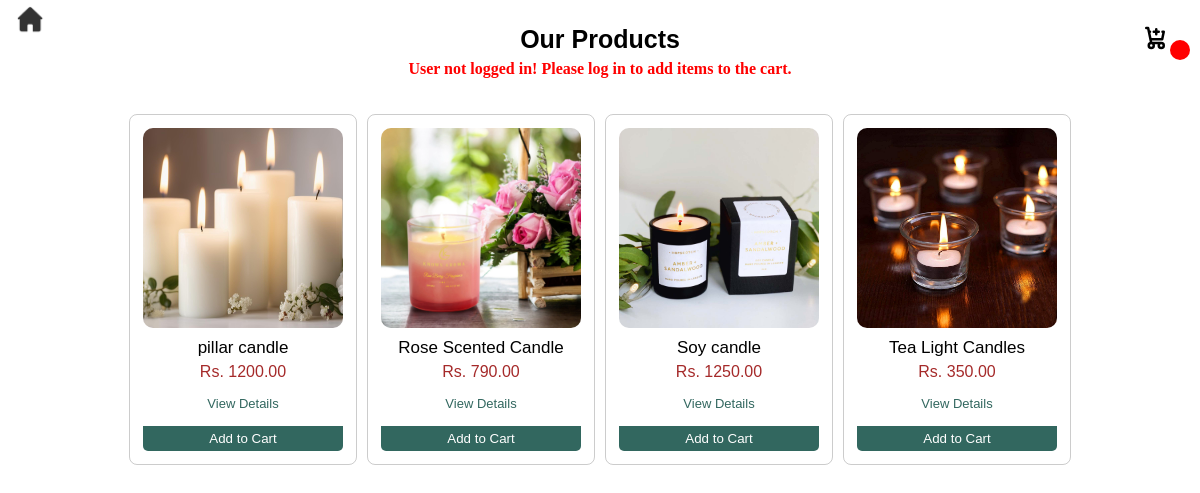
/Prod/products.php, run on an earlier commit of the app's database.
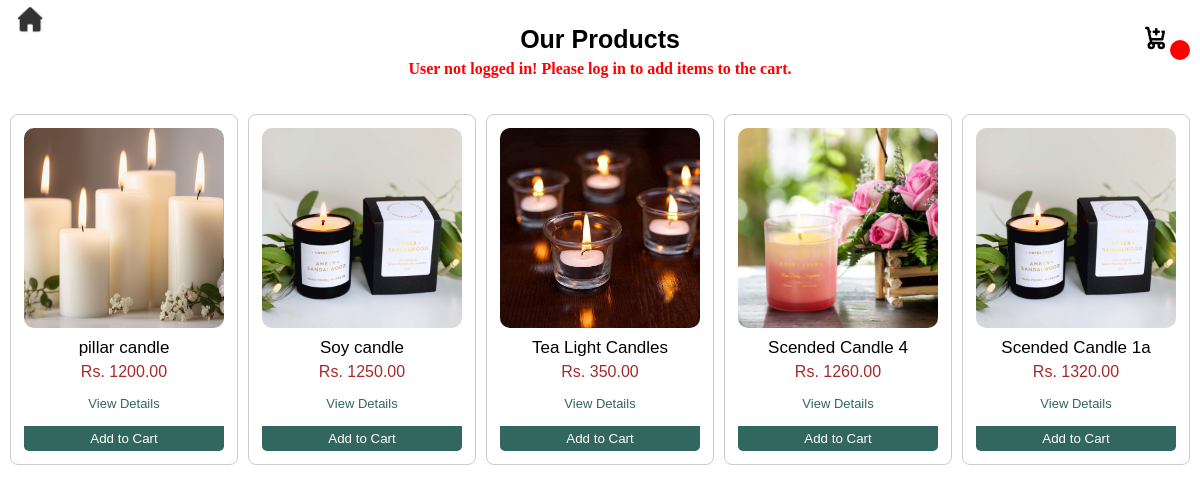
And on a later commit of the database.
### tables this page shows
CREATE TABLE `products` (
  `prod_id` int(12) NOT NULL,
  `prod_name` varchar(50) NOT NULL,
  `prod_description` varchar(200) NOT NULL,
  `prod_price` int(12) NOT NULL,
  `prod_image` varchar(255) NOT NULL,
  `prod_status` varchar(30) NOT NULL,
  `prod_category` varchar(50) DEFAULT NULL
);

### Prod/prodview.php (the view, shortened to what this page needs)
<div class="prod-page">
<?php
require_once '../db.inc.php';
$sql = "SELECT * FROM `products`";
$result = mysqli_query($conn, $sql);
if (mysqli_num_rows($result) > 0) {
    while ($row = mysqli_fetch_assoc($result)) {
        ?>
        <div class="prodlist">
            <div class="card">
                <img src="../Addmin/Addproducts/products/<?php echo $row['prod_image']; ?>"
                     alt="Product Image"
                     class="product-image">
                <h2 class="product-name"> <?php echo $row['prod_name'] ?></h2>
                <p class="prod-price"> Rs. <?php echo $row['prod_price'] ?>.00 </p>
                <form method = "POST" action="">
                        <button class="viewprod" onclick = openprod() > View Details</button>
                        <button class="addcart" type="submit" name = "addcart">Add to Cart</button>
                    </form>
                </div>
            </div>
        <?php
    }
} else {
    echo "No products found.";
}
?>
</div>

### Prod/products.php (shortened to what this page needs)
<?php
require '../db.inc.php';
$isLoggedIn = isset($_SESSION['username']);
?>
<!DOCTYPE html>
<html lang="en">
<head>
    <link rel="stylesheet" href="Products.css">
</head>
<body>
<div class="prod-page">
<?php if (!$isLoggedIn): ?>
        <div class="error-msg" style="color: red; font-weight: bold; margin:10px;">
            User not logged in! Please log in to add items to the cart.
        </div>
    <?php endif; ?>
    <div class="page1">
        <div class="head">
            <div class="header">
                <a class="Backhome" href="../Home Page/Candles Online Shop.php">
                    <img src="../Images/Prod/Backhome.png">
                </a>
                <h2>Our Products</h2>
                <a href="../Cart/cart.php" id="icon-cart" class="cart-icon">
                    <svg fill="none" viewBox="0 0 24 24">
                        <path stroke="currentColor" stroke-linecap="round" stroke-linejoin="round" stroke-width="2" d="M5 4h1.5L9 16m0 0h8m-8 0a2 2 0 1 0 0 4 2 2 0 0 0 0-4Zm8 0a2 2 0 1 0 0 4 2 2 0 0 0 0-4Zm-8.5-3h9.25L19 7h-1M8 7h-.688M13 5v4m-2-2h4"/>
                    </svg>
                    <span class="cart-count"> <?php echo $row?> </span>
                </a>
            </div>
        <div class="prod-page">
                 <?php require_once 'prodview.php'; ?>
            </div>
    </div>

### Prod/Products.css (style rules this page uses)
* { margin: 0px; padding: 0px; }
body { width:100%; height: 100%; z-index:-2; }
button { cursor: pointer; }
.error-msg { position: absolute; top:50px; }
.head { width: 100%; }
.header { font-family: 'Poppins', sans-serif; height: auto; width: 100%; display: flex; justify-content: center; align-items: center; z-index: 2; }
.header h2 { font-size: 25px; font-weight: 600; text-align: center; }
.Backhome img { width: 30px; height: 30px; padding: 5px; margin-left: 10px; position: absolute; left: 0px; top:0px; }
.cart-icon { position: absolute; right: 0px; margin: 10px; margin-right: 30px; }
.cart-icon svg { width: 30px; height: 30px; color: black; }
.cart-icon span { display: flex; width: 20px; height: 20px; background-color: red; justify-content: center; align-items: center; color: white; border-radius: 50%; position: absolute; top: 50%; left: 100%; }
.prod-page { width: 100%; display: flex; justify-content: center; align-items: center; padding-top: 25px; flex-wrap: wrap; gap: 10px; }
.prodlist { display: flex; flex-direction: column; align-items: center; font-family: 'Poppins', sans-serif; max-width: 300px; }
.card { width: auto; display: flex; flex-direction:column ; align-items: center; padding: 3px; border-radius: 8px; border: 1px solid rgba(0, 0, 0, 0.2); overflow: hidden; }
.card img { width:200px; height:200px; padding: 10px; border-radius: 20px; object-fit: cover; }
.prodlist .product-name { margin: 5px; margin-top: 0px; width: 100%; display: flex; align-items: center; justify-content: center; flex-direction: column; font-weight: 500; font-size: 17px; }
.prodlist .prod-price { text-align: center; color: brown; }
.prodlist .addcart { border: none; background-color: #32675F; padding:5px; width: 200px; border-radius: 0px 0px 5px 5px ; margin:10px; color:white; margin-top: 0px; }
.prodlist form { display: flex; flex-direction: column; }
.prodlist .viewprod { padding:5px; width: 200px; border-radius: 0px 0px 10px 10px ; margin:10px; border: none; background-color: transparent; color: #32675F; font-size: 13px; }

What changed in the data, as far as the page shows it:
removed products: prod_image (picture), prod_name "Rose Scented Candle", prod_price "790"
added products: prod_image (picture), prod_name "Scended Candle 4", prod_price "1260"
added products: prod_image (picture), prod_name "Scended Candle 1a", prod_price "1320"
